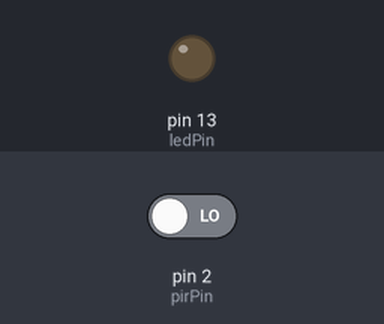
Bench run of a sketch on a simulated Arduino Uno, built with avr-gcc and run on an emulated ATmega328P. On the bench: output pins drawn as LEDs (lit = HIGH). Inputs (shaded band) come from the test bench; at power-on: pin 2 (pirPin) LOW. What the sketch prints to the serial monitor is not drawn.

Above: at 11.2 s.
11.3 s: pin 2 (pirPin) driven HIGH
At 11.7 s:
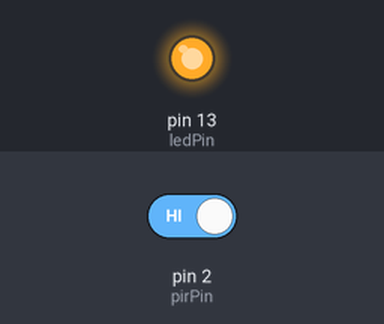
12.8 s: pin 2 (pirPin) driven LOW
At 14.0 s:
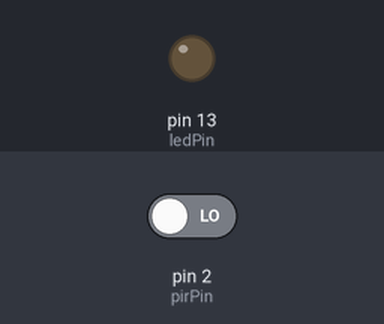
Timing chart, 0 to 15.8 s (numbered marks = the images above; inputs shaded):
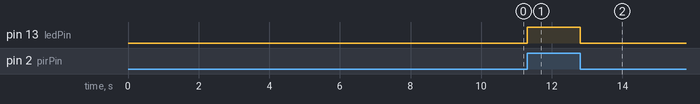

Measured:
- after the input at 11.3 s, pin 13 (ledPin): LOW → HIGH at once
- after the input at 12.8 s, pin 13 (ledPin): HIGH → LOW at once

The sketch:

pir.ino
```cpp
#include <SoftwareSerial.h>
SoftwareSerial mySerial(10, 11); // RX, TX

int calibrationTime = 10;
long unsigned int  lowIn;
long unsigned int pause = 1000;

boolean  lockLow = true;
boolean takeLowTime;

int  pirPin = 2;
int  ledPin = 13;

void setup(){
  Serial.begin(9600);
  pinMode(ledPin, OUTPUT);      // declare LED as output
  pinMode(pirPin, INPUT);     // declare sensor as input
  digitalWrite(pirPin,LOW);
  activaSensor();
}

void loop(){
  if(digitalRead(pirPin) == HIGH){
    mandaA();
  }
  if(digitalRead(pirPin) == LOW){
    mandaB();
  }
}

void activaSensor(){

  pinMode(pirPin, INPUT);
  digitalWrite(pirPin, LOW);

  //Dar el sensor de un cierto tiempo para calibrar
  Serial.print(" calibrando sensor ");
  for(int i = 0; i < calibrationTime; i++){
    Serial.print(".");
    delay(1000);
  }
  Serial.println("SENSOR ACTIVADO");
  delay(50);
}


void mandaA(){
  digitalWrite(ledPin, HIGH);   //LED visualiza el estado de la salida del sensor
  if(lockLow){
    // solo paso por aqui cuando la deteccion es nueva, es decir cuando lockLow es TRUE, y solo es TRUE cuando pasa por la deteccion de NO movimiento
    lockLow = false;
    Serial.println("movimiento");
    delay(50);
  }
  takeLowTime = true; // Si lockLow no esta bloqueado
}
void mandaB(){
  digitalWrite(ledPin, LOW);  //LED visualiza el estado de la salida del sensor

  if(takeLowTime){      // solo paso por aqui despues de haber detectado movimiento
    //en las siguientes vueltas si sigue sin haber movimiento ya no necesito guardar el timepo en el que el movimiento par´
    lowIn = millis();          // guardar el momento de la transición de alta a baja
    takeLowTime = false;       //  asegurarse de que esto sólo se hace al comienzo de una fase de baja
  }

  //Si el sensor esta LOW mas tiempo que PAUSE, es que el movimiento ha parado de verdad
  if(!lockLow && millis() - lowIn > pause){
    // lockLow solo es FALSE cuando se ha detectado movimiento de nuevo, es decir solo paso por aqui cuando hay nueva deteccion
    lockLow = true;
   //  Serial.print("movimiento detenido a los ");
   //  Serial.print((millis() - pause)/1000);
   //  Serial.println(" segundos ");
    delay(50);
  }
}


void mandaAviso(String msg){
  Serial.println(msg);
}
```
